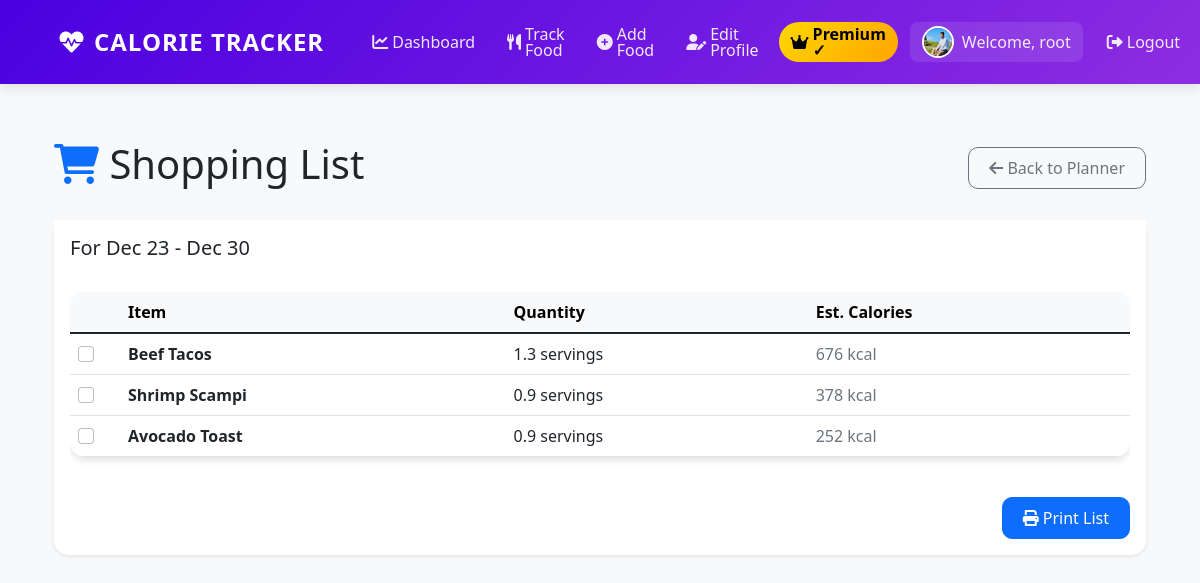
The app's page /meal-planner/shopping-list/ (signed in) with its own data.
### myapp/models.py (models this page shows, shortened)
class UserProfile(models.Model):
    ACTIVITY_CHOICES = [
        ('sedentary', 'Sedentary (little or no exercise)'),
        ('light', 'Lightly active (light exercise/sports 1-3 days/week)'),
        ('moderate', 'Moderately active (moderate exercise/sports 3-5 days/week)'),
        ('very', 'Very active (hard exercise/sports 6-7 days/week)'),
        ('super', 'Super active (very hard exercise & physical job or training twice per day)')
    ]
    GOAL_CHOICES = [
        ('lose', 'Lose Weight'),
        ('maintain', 'Maintain Weight'),
        ('gain', 'Gain Weight')
    ]
    user = models.OneToOneField(User, on_delete=models.CASCADE)
    date_of_birth = models.DateField(null=True, blank=True)
    height = models.FloatField(help_text="Height in cm", null=True, blank=True)
    weight = models.FloatField(help_text="Weight in kg", null=True, blank=True)
    activity_level = models.CharField(max_length=20, choices=ACTIVITY_CHOICES, default='moderate')
    weight_goal = models.CharField(max_length=10, choices=GOAL_CHOICES, default='maintain')
    daily_calorie_goal = models.IntegerField(default=2000)
    profile_picture = models.ImageField(upload_to='profile_pics/', null=True, blank=True)
    phone_number = models.CharField(max_length=15, blank=True, null=True, help_text="Phone number")
    is_premium = models.BooleanField(default=False)
    premium_until = models.DateTimeField(null=True, blank=True)
    stripe_customer_id = models.CharField(max_length=255, blank=True, null=True, unique=True)
    stripe_subscription_id = models.CharField(max_length=255, blank=True, null=True)
    def is_premium_active(self):
        if self.is_premium and self.premium_until:
            return timezone.now() < self.premium_until
        return False

class Food(models.Model):
    name = models.CharField(max_length=100)
    carbs = models.FloatField()
    protein = models.FloatField()
    fats = models.FloatField()
    calories = models.IntegerField()
    fiber = models.FloatField(default=0)
    sugar = models.FloatField(default=0)
    serving_size = models.CharField(max_length=50, default='100g')
    category = models.CharField(max_length=50, blank=True)
    class Meta:
        ordering = ['name']
        verbose_name = 'Food'
        verbose_name_plural = 'Foods'

class MealPlanItem(models.Model):
    meal_plan = models.ForeignKey(MealPlan, on_delete=models.CASCADE)
    food = models.ForeignKey(Food, on_delete=models.CASCADE)
    servings = models.FloatField(default=1.0)

### myapp/views.py (the view)
# urls.py: path('meal-planner/shopping-list/', views.generate_shopping_list, name='generate_shopping_list'),
@login_required
@require_premium
def generate_shopping_list(request):
    user = request.user
    start_date = timezone.now().date()
    end_date = start_date + timedelta(days=7)
    items = MealPlanItem.objects.filter(
        meal_plan__user=user,
        meal_plan__date__range=[start_date, end_date]
    ).select_related('food')
    shopping_list = {}
    for item in items:
        food_name = item.food.name
        if food_name in shopping_list:
            shopping_list[food_name]['quantity'] += item.servings
            shopping_list[food_name]['calories'] += item.food.calories * item.servings
        else:
            shopping_list[food_name] = {
                'food': item.food,
                'quantity': item.servings,
                'calories': item.food.calories * item.servings
            }
    context = {
        'shopping_list': shopping_list,
        'start_date': start_date,
        'end_date': end_date
    }
    return render(request, 'myapp/shopping_list.html', context)

### myapp/subscription.py (called while the page is built)
def require_premium(view_func):
    @wraps(view_func)
    @login_required
    def wrapper(request, *args, **kwargs):
        user_profile = request.user.userprofile
        if not user_profile.is_premium_active():
            return redirect('subscription_plans')
        return view_func(request, *args, **kwargs)
    return wrapper

### myapp/templatetags/custom_filters.py (called while the page is built)
@register.filter
def format_display_name(user):
    full_name = user.get_full_name()
    if full_name:
        name_parts = full_name.strip().split()
        if len(name_parts) >= 2:
            first_name = name_parts[0]
            last_initial = name_parts[-1][0].upper()
            return f"{first_name} {last_initial}."
        else:
            return full_name
    else:
        return user.username

### myapp/templates/myapp/shopping_list.html (shortened to what this page needs)
{% extends 'myapp/base.html' %}
{% block content %}
<div class="container py-4">
    <div class="d-flex justify-content-between align-items-center mb-4">
        <h1><i class="fas fa-shopping-cart text-primary"></i> Shopping List</h1>
        <a href="{% url 'meal_planner' %}" class="btn btn-outline-secondary">
            <i class="fas fa-arrow-left"></i> Back to Planner
        </a>
    </div>
    <div class="card shadow-sm border-0">
        <div class="card-header bg-white border-0 py-3">
            <h5 class="mb-0">For {{ start_date|date:"M d" }} - {{ end_date|date:"M d" }}</h5>
        </div>
        <div class="card-body">
            {% if shopping_list %}
                <div class="table-responsive">
                    <table class="table table-hover align-middle">
                        <thead class="table-light">
                            <tr>
                                <th style="width: 50px;"></th>
                                <th>Item</th>
                                <th>Quantity</th>
                                <th>Est. Calories</th>
                            </tr>
                        </thead>
                        <tbody>
                            {% for name, details in shopping_list.items %}
                            <tr>
                                <td>
                                    <input type="checkbox" class="form-check-input" id="check_{{ forloop.counter }}">
                                </td>
                                <td>
                                    <label class="form-check-label fw-bold" for="check_{{ forloop.counter }}">
                                        {{ name }}
                                    </label>
                                </td>
                                <td>{{ details.quantity }} servings</td>
                                <td class="text-muted">{{ details.calories|floatformat:0 }} kcal</td>
                            </tr>
                            {% endfor %}
                        </tbody>
                    </table>
                </div>
                <div class="mt-4 text-end">
                    <button class="btn btn-primary" onclick="window.print()">
                        <i class="fas fa-print"></i> Print List
                    </button>
                </div>
            {% endif %}
        </div>
    </div>
</div>
{% endblock %}

### myapp/templates/myapp/base.html (shortened to what this page needs)
{% load custom_filters %}
<!DOCTYPE html>
<html lang="en">
<head>
    <link href="https://cdn.jsdelivr.net/npm/bootstrap@5.1.3/dist/css/bootstrap.min.css" rel="stylesheet">
    <link rel="stylesheet" href="https://cdnjs.cloudflare.com/ajax/libs/font-awesome/6.0.0/css/all.min.css">
</head>
<body>
    <div class="container-fluid px-0">
        <nav class="navbar navbar-expand-lg navbar-dark">
            <div class="container">
                <a class="navbar-brand" href="{% url 'dashboard' %}">
                    <i class="fas fa-heart-pulse"></i>
                    Calorie Tracker
                </a>
                <div class="collapse navbar-collapse" id="navbarNav">
                    <ul class="navbar-nav ms-auto">
                        {% if user.is_authenticated %}
                        <li class="nav-item">
                            <a class="nav-link {% if request.path == '/' %}active{% endif %}" href="{% url 'dashboard' %}">
                                <i class="fas fa-chart-line me-1"></i> Dashboard
                            </a>
                        </li>
                        <li class="nav-item">
                            <a class="nav-link {% if request.path == '/track/' %}active{% endif %}" href="{% url 'index' %}">
                                <i class="fas fa-utensils me-1"></i> Track Food
                            </a>
                        </li>
                        <li class="nav-item">
                            <a class="nav-link {% if request.path == '/add-food/' %}active{% endif %}" href="{% url 'add_food' %}">
                                <i class="fas fa-plus-circle me-1"></i> Add Food
                            </a>
                        </li>
                        <li class="nav-item">
                            <a class="nav-link {% if request.path == '/profile/edit/' %}active{% endif %}" href="{% url 'edit_profile' %}">
                                <i class="fas fa-user-edit me-1"></i> Edit Profile
                            </a>
                        </li>
                        <li class="nav-item">
                            {% if user.userprofile.is_premium_active %}
                                <span class="nav-link" style="background: linear-gradient(135deg, #FFD700 0%, #FFA500 100%); border-radius: 20px; color: black !important; font-weight: bold;">
                                    <i class="fas fa-crown me-1"></i> Premium ✓
                                </span>
                            {% else %}
                                <a class="nav-link btn btn-warning btn-sm" href="{% url 'subscription_plans' %}" style="color: black !important; font-weight: bold;">
                                    <i class="fas fa-crown me-1"></i> Go Premium
                                </a>
                            {% endif %}
                        </li>
                        <li class="nav-item">
                            <span class="nav-link welcome-text">
                                {% if user.userprofile.profile_picture %}
                                <img src="{{ user.userprofile.profile_picture.url }}" alt="Profile" style="width: 32px; height: 32px; border-radius: 50%; object-fit: cover; margin-right: 0.5rem; border: 2px solid white;">
                                {% else %}
                                <i class="fas fa-user me-1"></i>
                                {% endif %}
                                Welcome, {{ user|format_display_name }}
                            </span>
                        </li>
                        <li class="nav-item">
                            <form action="{% url 'logout' %}" method="post" class="d-inline">
                                <button type="submit" class="nav-link btn btn-link" style="border: none; background: none;">
                                    <i class="fas fa-sign-out-alt me-1"></i> Logout
                                </button>
                            </form>
                        </li>
                        {% else %}
                        <li class="nav-item">
                            <a class="nav-link" href="{% url 'login' %}">
                                <i class="fas fa-sign-in-alt me-1"></i> Login
                            </a>
                        </li>
                        {% endif %}
                    </ul>
                </div>
            </div>
        </nav>
    </div>
    <div class="container">
        {% block content %}
        {% endblock %}
    </div>
</body>
</html>

### myapp/templates/myapp/base.html (style rules this page uses)
body { background-color: #f8f9fa; font-family: 'Segoe UI', Tahoma, Geneva, Verdana, sans-serif; }
.navbar { box-shadow: 0 4px 12px rgba(0,0,0,.1); background: linear-gradient(135deg, #4A00E0 0%, #8E2DE2 100%); padding: 1rem 0; margin-bottom: 2rem; }
.navbar-brand { font-size: 1.5rem; font-weight: 600; padding: 0.5rem 1rem; color: white !important; text-transform: uppercase; letter-spacing: 1px; }
.navbar-brand i { margin-right: 0.5rem; }
.nav-link { color: rgba(255,255,255,0.9) !important; font-weight: 500; padding: 0.5rem 1rem !important; margin: 0 0.25rem; border-radius: 8px; transition: all 0.3s ease; }
.navbar .navbar-nav { align-items: center; }
.navbar-brand, .navbar-nav .nav-link, .navbar-nav .nav-item .welcome-text { display: flex; align-items: center; }
.navbar-nav .nav-link { padding: 0.35rem 0.75rem !important; height: 40px; line-height: 1; }
.navbar-nav .nav-item { display: flex; align-items: center; }
.navbar .btn, .navbar .btn-sm { padding: 0.25rem 0.6rem; height: 36px; display: inline-flex; align-items: center; justify-content: center; }
.welcome-text { background: rgba(255,255,255,0.1); padding: 0.5rem 1rem; border-radius: 8px; margin: 0 0.5rem; white-space: nowrap; max-width: 200px; overflow: hidden; text-overflow: ellipsis; }
.card { border-radius: 15px; box-shadow: 0 4px 6px rgba(0,0,0,.1); transition: transform 0.2s; }
.btn { border-radius: 10px; padding: 8px 20px; font-weight: 500; transition: all 0.3s; }
.table { border-radius: 15px; overflow: hidden; box-shadow: 0 4px 6px rgba(0,0,0,.1); }

### records on screen
Food: name "Beef Tacos", quantity "1.3", calories "676"
Food: name "Shrimp Scampi", quantity "0.9", calories "378"
Food: name "Avocado Toast", quantity "0.9", calories "252"

### other values on screen
{{ user|format_display_name }} "root"
